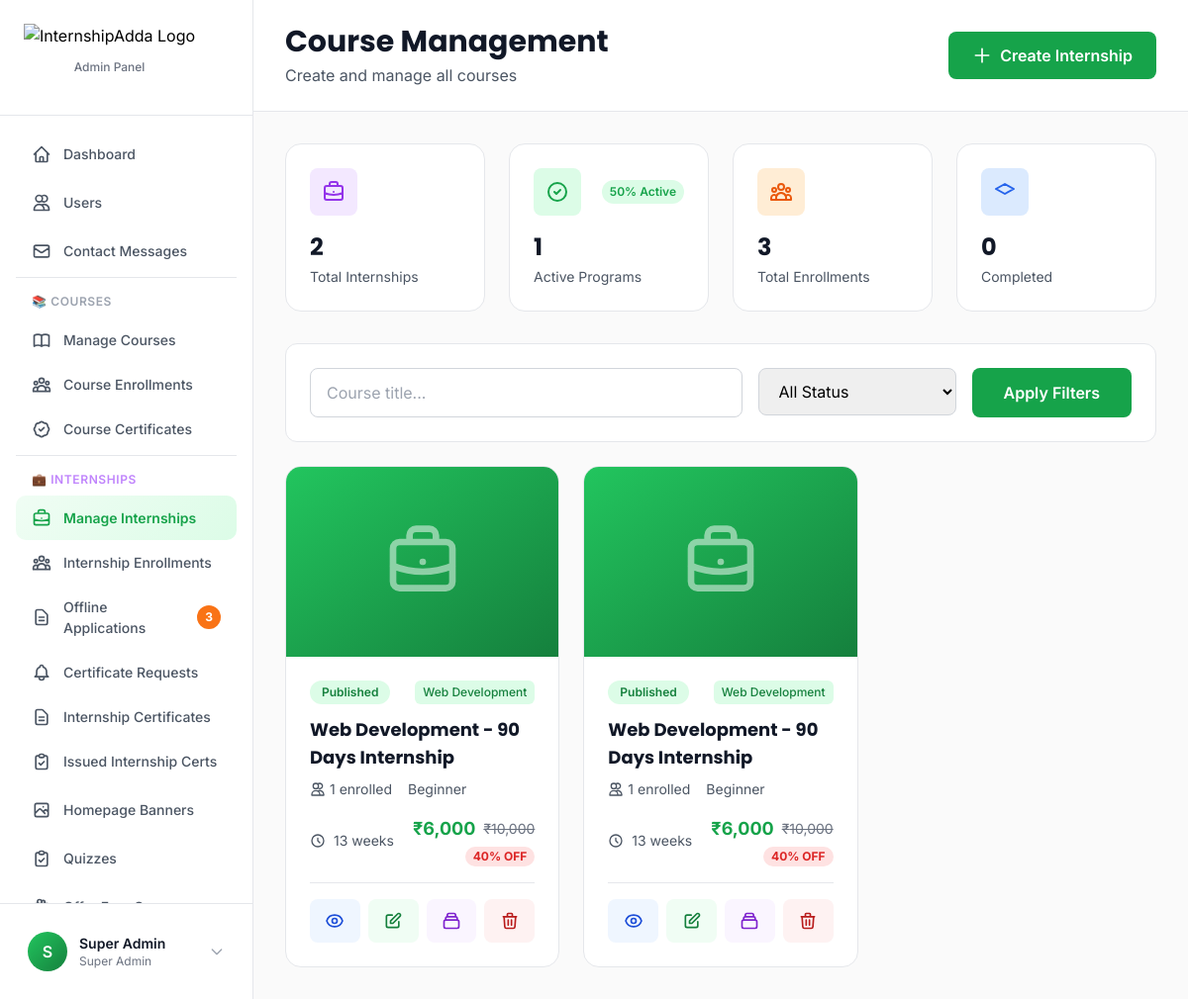
The app's page /app/views/admin/internships/list.php (signed in) with its own data.
### tables this page shows
CREATE TABLE `users` (
  `id` int(10) UNSIGNED NOT NULL,
  `email` varchar(255) NOT NULL,
  `referral_code` varchar(20) DEFAULT NULL,
  `referred_by_code` varchar(20) DEFAULT NULL,
  `mobile` varchar(15) DEFAULT NULL,
  `password` varchar(255) NOT NULL,
  `name` varchar(255) NOT NULL,
  `avatar` varchar(255) DEFAULT NULL,
  `role` enum('admin','manager','learner') DEFAULT 'learner',
  `status` enum('active','suspended','banned') DEFAULT 'active',
  `email_verified` tinyint(1) DEFAULT 0,
  `email_verification_token` varchar(100) DEFAULT NULL,
  `email_verification_expires` datetime DEFAULT NULL,
  `verification_token` varchar(255) DEFAULT NULL,
  `reset_token` varchar(255) DEFAULT NULL,
  `reset_token_expires` datetime DEFAULT NULL,
  `last_login` datetime DEFAULT NULL,
  `created_at` timestamp NULL DEFAULT current_timestamp(),
  `updated_at` timestamp NULL DEFAULT current_timestamp() ON UPDATE current_timestamp()
);

CREATE TABLE `internships` (
  `id` int(11) NOT NULL,
  `title` varchar(255) NOT NULL,
  `slug` varchar(255) NOT NULL,
  `description` text DEFAULT NULL,
  `company_name` varchar(255) DEFAULT NULL,
  `location` varchar(255) DEFAULT NULL,
  `duration` varchar(100) DEFAULT NULL,
  `stipend` decimal(10,2) DEFAULT 0.00,
  `mode` enum('Remote','Onsite','Hybrid') DEFAULT 'Remote',
  `duration_weeks` int(11) NOT NULL DEFAULT 4,
  `cover_image` varchar(255) DEFAULT NULL,
  `skill_level` enum('beginner','intermediate','advanced') DEFAULT 'beginner',
  `category` varchar(100) DEFAULT NULL,
  `is_active` tinyint(1) DEFAULT 1,
  `enrollment_limit` int(11) DEFAULT NULL,
  `price` decimal(10,2) DEFAULT 0.00,
  `discount_price` decimal(10,2) DEFAULT NULL,
  `discount_percentage` int(11) DEFAULT NULL,
  `requirements` text DEFAULT NULL,
  `responsibilities` text DEFAULT NULL,
  `benefits` text DEFAULT NULL,
  `what_you_learn` text DEFAULT NULL,
  `certificate_template_id` int(11) DEFAULT NULL,
  `created_at` timestamp NOT NULL DEFAULT current_timestamp(),
  `updated_at` timestamp NOT NULL DEFAULT current_timestamp() ON UPDATE current_timestamp()
);

### app/views/admin/internships/list.php (the view, shortened to what the rows shown need)
<?php
require_once __DIR__ . '/../../../config/database.php';
spl_autoload_register(function ($class) {
    $paths = [
        __DIR__ . '/../../../core/' . $class . '.php',
        __DIR__ . '/../../../models/' . $class . '.php',
    ];
    foreach ($paths as $path) {
        if (file_exists($path)) {
            return;
        }
    }
});
$auth = new Auth($db);
$auth->requireAdmin();
$internshipModel = new Internship($db);
$internships = $internshipModel->getAll();
$activePrograms = count(array_filter($internships, fn($i) => $i['is_active']));
?>
<!DOCTYPE html>
<html lang="en">
<head>
    <script src="https://cdn.tailwindcss.com"></script>
</head>
<body>
<?php include __DIR__ . '/../../components/sidebar-admin.php'; ?>
<div class="ml-64 min-h-screen">
    <header class="bg-white border-b border-gray-200 sticky top-0 z-30">
        <div class="px-8 py-6">
            <div class="flex items-center justify-between">
                <div>
                    <h1 class="text-3xl font-bold text-gray-900">Course Management</h1>
                </div>
            </div>
        </div>
    </header>
    <main class="p-8">
        <div class="grid grid-cols-1 md:grid-cols-2 lg:grid-cols-4 gap-6 mb-8">
            <div class="stat-card">
                <div class="flex items-center justify-between mb-4">
                    <div class="w-12 h-12 bg-primary-100 rounded-lg flex items-center justify-center">
                    </div>
                    <span class="text-xs font-semibold text-primary-600 bg-primary-100 px-2 py-1 rounded-full">
                    </span>
                </div>
                <h3 class="text-2xl font-bold text-gray-900"><?= $activePrograms ?></h3>
                <p class="text-sm text-gray-600 mt-1">Active Programs</p>
            </div>
        </div>
        <?php if (empty($internships)): ?>
            <div class="bg-white rounded-2xl border-2 border-dashed border-gray-300 p-12 text-center">
                <div class="w-24 h-24 bg-primary-100 rounded-full flex items-center justify-center mx-auto mb-6">
                    <svg class="w-12 h-12 text-primary-600" fill="none" stroke="currentColor" viewBox="0 0 24 24">
                        <path stroke-linecap="round" stroke-linejoin="round" stroke-width="2" d="M20 13V6a2 2 0 00-2-2H6a2 2 0 00-2 2v7m16 0v5a2 2 0 01-2 2H6a2 2 0 01-2-2v-5m16 0h-2.586a1 1 0 00-.707.293l-2.414 2.414a1 1 0 01-.707.293h-3.172a1 1 0 01-.707-.293l-2.414-2.414A1 1 0 006.586 13H4"></path>
                    </svg>
                </div>
                <h3 class="text-2xl font-bold text-gray-900 mb-3">No Internships Found</h3>
                <p class="text-gray-600 mb-8 text-lg">Get started by creating your first internship program</p>
                <a href="create.php" class="inline-block bg-primary-600 hover:bg-primary-700 text-white px-8 py-4 rounded-lg font-semibold transition-colors">
                    Create First Internship
                </a>
            </div>
        <?php else: ?>
            <div class="grid grid-cols-1 md:grid-cols-2 lg:grid-cols-3 gap-6">
                <?php foreach ($internships as $internship): ?>
                    <div class="internship-card">
                        <div class="h-48 bg-gradient-to-br from-primary-500 to-primary-700 flex items-center justify-center">
                        </div>
<div class="p-6">
    <div class="flex items-center justify-between mb-3">
        <span class="text-xs px-3 py-1 rounded-full font-semibold <?= $internship['is_active'] ? 'bg-green-100 text-green-700' : 'bg-gray-200 text-gray-700' ?>">
            <?= $internship['is_active'] ? 'Published' : 'Draft' ?>
        </span>
        <span class="text-xs px-2 py-1 rounded-md bg-primary-100 text-primary-700 font-medium">
            <?= htmlspecialchars($internship['category']) ?>
        </span>
    </div>
    <h3 class="text-lg font-bold text-gray-900 mb-2 line-clamp-2">
        <?= htmlspecialchars($internship['title']) ?>
    </h3>
    <div class="flex items-center gap-4 text-sm text-gray-600 mb-4">
        <span class="flex items-center gap-1">
            <svg class="w-4 h-4" fill="none" stroke="currentColor" viewBox="0 0 24 24">
                <path stroke-linecap="round" stroke-linejoin="round" stroke-width="2" d="M12 4.354a4 4 0 110 5.292M15 21H3v-1a6 6 0 0112 0v1zm0 0h6v-1a6 6 0 00-9-5.197M13 7a4 4 0 11-8 0 4 4 0 018 0z"></path>
            </svg>
            <?= $internship['enrollment_count'] ?> enrolled
        </span>
        <span class="capitalize"><?= htmlspecialchars($internship['skill_level']) ?></span>
    </div>
    <div class="flex items-center justify-between mb-4 pb-4 border-b border-gray-200">
        <div class="flex items-center gap-2 text-sm text-gray-600">
            <svg class="w-4 h-4" fill="none" stroke="currentColor" viewBox="0 0 24 24">
                <path stroke-linecap="round" stroke-linejoin="round" stroke-width="2" d="M12 8v4l3 3m6-3a9 9 0 11-18 0 9 9 0 0118 0z"></path>
            </svg>
            <?= $internship['duration_weeks'] ?> weeks
        </div>
        <div class="text-right">
            <?php if (isset($internship['price']) && $internship['price'] > 0): ?>
                <?php if (isset($internship['discount_price']) && $internship['discount_price'] > 0 && $internship['discount_price'] < $internship['price']): ?>
                    <div class="flex items-center gap-2">
                        <span class="text-lg font-bold text-primary-600">₹<?= number_format($internship['discount_price']) ?></span>
                        <span class="text-sm text-gray-500 line-through">₹<?= number_format($internship['price']) ?></span>
                    </div>
                    <span class="inline-block text-xs font-bold bg-red-100 text-red-600 px-2 py-0.5 rounded-full mt-1">
                        <?php
                            $discount = round((($internship['price'] - $internship['discount_price']) / $internship['price']) * 100);
                            echo $discount . '% OFF';
                        ?>
                    </span>
                <?php else: ?>
                    <span class="text-lg font-bold text-primary-600">₹<?= number_format($internship['price']) ?></span>
                <?php endif; ?>
            <?php else: ?>
                <span class="text-lg font-bold text-green-600">FREE</span>
            <?php endif; ?>
        </div>
    </div>
    <div class="grid grid-cols-4 gap-2">
        <a href="view.php?id=<?= $internship['id'] ?>"
           class="flex items-center justify-center bg-blue-50 hover:bg-blue-100 text-blue-700 p-3 rounded-lg transition-colors"
           title="View">
        </a>
        <a href="edit.php?id=<?= $internship['id'] ?>"
           class="flex items-center justify-center bg-green-50 hover:bg-green-100 text-green-700 p-3 rounded-lg transition-colors"
           title="Edit">
            <svg class="w-5 h-5" fill="none" stroke="currentColor" viewBox="0 0 24 24">
                <path stroke-linecap="round" stroke-linejoin="round" stroke-width="2" d="M11 5H6a2 2 0 00-2 2v11a2 2 0 002 2h11a2 2 0 002-2v-5m-1.414-9.414a2 2 0 112.828 2.828L11.828 15H9v-2.828l8.586-8.586z"></path>
            </svg>
        </a>
        <a href="builder.php?id=<?= $internship['id'] ?>"
           class="flex items-center justify-center bg-purple-50 hover:bg-purple-100 text-purple-700 p-3 rounded-lg transition-colors"
           title="Builder">
            <svg class="w-5 h-5" fill="none" stroke="currentColor" viewBox="0 0 24 24">
                <path stroke-linecap="round" stroke-linejoin="round" stroke-width="2" d="M19 11H5m14 0a2 2 0 012 2v6a2 2 0 01-2 2H5a2 2 0 01-2-2v-6a2 2 0 012-2m14 0V9a2 2 0 00-2-2M5 11V9a2 2 0 012-2m0 0V5a2 2 0 012-2h6a2 2 0 012 2v2M7 7h10"></path>
            </svg>
        </a>
        <button onclick="deleteInternship(<?= $internship['id'] ?>)"
                class="flex items-center justify-center bg-red-50 hover:bg-red-100 text-red-700 p-3 rounded-lg transition-colors"
                title="Delete">
            <svg class="w-5 h-5" fill="none" stroke="currentColor" viewBox="0 0 24 24">
                <path stroke-linecap="round" stroke-linejoin="round" stroke-width="2" d="M19 7l-.867 12.142A2 2 0 0116.138 21H7.862a2 2 0 01-1.995-1.858L5 7m5 4v6m4-6v6m1-10V4a1 1 0 00-1-1h-4a1 1 0 00-1 1v3M4 7h16"></path>
            </svg>
        </button>
    </div>
</div>
                    </div>
                <?php endforeach; ?>
            </div>
        <?php endif; ?>
    </main>
</div>
</body>
</html>

### app/views/components/sidebar-admin.php (shortened to what the rows shown need)
<?php
$currentUser = $auth->user();
?>
<aside class="fixed left-0 top-0 h-full w-64 bg-white border-r border-gray-200 z-40" id="adminSidebar">
    <div class="flex flex-col h-full">
        <div class="p-4 border-t border-gray-200">
            <div class="flex items-center gap-3 p-3 rounded-lg hover:bg-gray-50 transition-colors cursor-pointer" onclick="toggleProfileMenu()">
                <div class="w-10 h-10 bg-gradient-to-br from-primary-500 to-primary-700 rounded-full flex items-center justify-center text-white font-semibold">
                    <?php echo strtoupper(substr($currentUser['name'], 0, 1)); ?>
                </div>
                <div class="flex-1 min-w-0">
                    <p class="text-sm font-semibold text-gray-900 truncate"><?php echo htmlspecialchars($currentUser['name']); ?></p>
                    <p class="text-xs text-gray-500">Super Admin</p>
                </div>
                <svg class="w-4 h-4 text-gray-400" fill="none" stroke="currentColor" viewBox="0 0 24 24">
                    <path stroke-linecap="round" stroke-linejoin="round" stroke-width="2" d="M19 9l-7 7-7-7"></path>
                </svg>
            </div>
        </div>
    </div>
</aside>

### records on screen
users: name "S", name "Super Admin"
internships: is_active "1", shows "Published", category "Web Development", title "Web Development - 90 Days Internship", skill_level "Beginner", duration_weeks "13", discount_price "6,000", price "10,000", discount "40"

### other values on screen
$pendingCount "3"
$totalInternships "2"
$totalEnrollments "3"
$completedCount "0"
